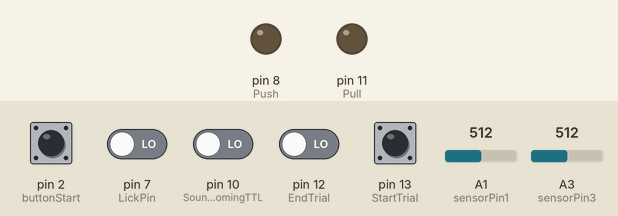
A sketch run on a simulated Arduino Uno, built with avr-gcc and run on an emulated ATmega328P. Shown: output pins drawn as LEDs (lit = HIGH). The inputs (shaded band) are chosen by the test bench; at power-on: pin 2 (buttonStart), pin 7 (LickPin), pin 10 (SoundIncomingTTL), pin 12 (EndTrial), pin 13 (StartTrial) LOW, A3 (sensorPin3) = 512, A1 (sensorPin1) = 512. What the sketch prints to the serial monitor is not drawn.

Above: at 1.2 s.
1.3 s: pin 2 (buttonStart) pulled HIGH for 0.15 s
At 2.5 s:
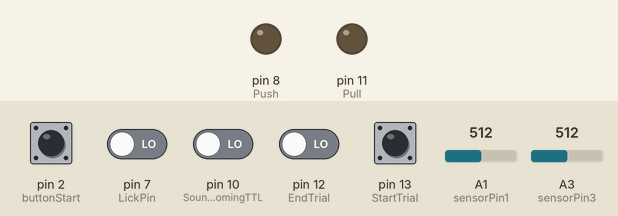
2.9 s: A3 (sensorPin3) set to 716
At 4.39 s:
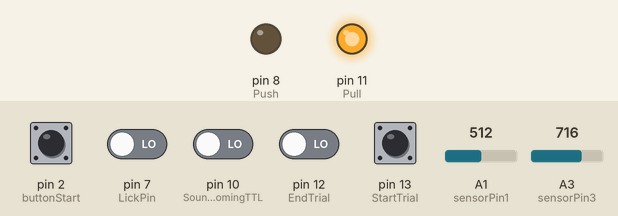
Timing chart, 0 to 11.9 s (numbered marks = the images above; inputs shaded):
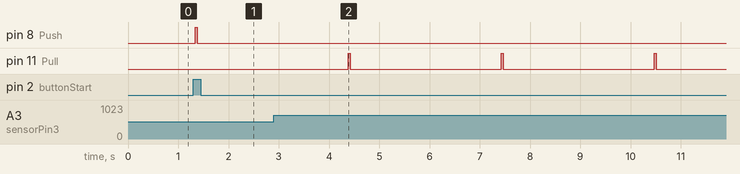

The sketch:

2ndArduino_Push.ino
```cpp
 //#include <Adafruit_MPR121.h>  // (Optional) Library for MPR121 touch sensor (currently not used)
#include <Wire.h>      // Include I2C communication library

// Analog sensor pins for potentiometers (e.g., joystick X and Y)
int sensorPin1 = A1;    // Input for potentiometer 1 (X-axis)
int sensorPin3 = A3;    // Input for potentiometer 2 (Y-axis)
int interval_randomtime = 0;  // Variable for random timing intervals (unused here)

// Digital input/output pins for behavioral events
const int LickPin = 7;          // Digital input for lick detection
unsigned long Time = 0;         // Global time variable for delays
const int Push = 8;             // Digital output for "push" action
const int Pull = 11;            // Digital output for "pull" action

// Trial control pins: used to signal start/end of a trial and incoming sound TTL
const int StartTrial = 13;      // Digital input for trial start
const int EndTrial = 12;        // Digital input for trial end
const int SoundIncomingTTL = 10;// Digital input for incoming sound TTL signal

// Variables for storing digital input states
int StartState = 0;
int EndState = 0;
int SoundITTlState = 0;

// "Candado" means "lock" in Spanish. These variables act as flags to prevent repeated actions.
int Candado = 0;
int Candado2 = 0;
int Candado3 = 0;

int LickState = 0;        // State of the lick sensor
int ButtonState = 0;      // State of the start button
int buttonStart = 2;      // Digital input for the start button

// Function prototype to compute the median from an array of samples
int getMedian(int values[], int size);
const int SamplesforMedian = 100;  // Number of samples to use for median filtering

// Variables and arrays for smoothing sensor readings using a moving average

// For X-axis sensor:
const int numReadings = 12;     // Number of readings for moving average (X-axis)
int readings[numReadings];      // Array to hold readings for X-axis
int readIndex_X = 0;            // Current index for X-axis readings
int total_X = 0;                // Running total for X-axis readings
int average_X = 0;              // Computed average for X-axis

// For Y-axis sensor:
const int numReadings2 = 12;    // Number of readings for moving average (Y-axis)
int readings2[numReadings2];    // Array to hold readings for Y-axis
int readIndex_Y = 0;            // Current index for Y-axis readings
int total_Y = 0;                // Running total for Y-axis readings
int average_Y = 0;              // Computed average for Y-axis

// Variables to store the median values (baseline thresholds) of each potentiometer
int pot2Median;
int pot1Median;

// Calibration values (original comment noted: "10 values are closed to 1mm displacement")
// Current calibration values used in the code:
int PushValue = 511;
int PushValueYaxis = 514;
int PullValue = 300;
int PullValueYaxis = 300;

int sensorValue1 = 0;  // Smoothed sensor value from sensorPin1 (X-axis)
int sensorValue3 = 0;  // Smoothed sensor value from sensorPin3 (Y-axis)

int Start = 0;       // Flag indicating that the trial has started

//------------------------------------------------------
// Setup function: runs once at startup
//------------------------------------------------------
void setup() {
  Serial.begin(500000); // Initialize serial communication at 500000 baud

  // Set the pin modes for inputs and outputs
  pinMode(LickPin, INPUT);
  pinMode(buttonStart, INPUT);
  pinMode(StartTrial, INPUT);
  pinMode(EndTrial, INPUT);
  pinMode(SoundIncomingTTL, INPUT);
  pinMode(Push, OUTPUT);
  pinMode(Pull, OUTPUT);

  // Initialize push and pull outputs to LOW
  digitalWrite(Push, LOW);
  digitalWrite(Pull, LOW);

  // Initialize the X-axis readings array with zeros
  for (int i = 0; i < numReadings; i++) {
    readings[i] = 0;
  }

  // (Optional) Additional initialization for sound input can be added here
  // pinMode(SoundWN, INPUT);
}

//------------------------------------------------------
// Main loop: runs repeatedly
//------------------------------------------------------
void loop() {
  // Get the current time in milliseconds
  unsigned long currentMillis = millis();

  // Read the state of the start button
  ButtonState = digitalRead(buttonStart);

  // If the start button is pressed, begin the trial sequence
  if (ButtonState == HIGH) {
    Start = 1;
    // Log trial start event (format: timestamp.eventCode.value)
    Serial.print(currentMillis); Serial.print("."); Serial.print(50); Serial.print("."); Serial.println(1);
    // Example: sfx.playTrack("T06     WAV");  // Trigger a sound effect (currently commented out)

    // Capture multiple samples to determine the baseline (median) for each sensor
    int pot1Samples[SamplesforMedian];
    int pot2Samples[SamplesforMedian];
    for (int i = 0; i < SamplesforMedian; i++) {
      pot1Samples[i] = analogRead(sensorPin1);
      pot2Samples[i] = analogRead(sensorPin3);
    }
    // Calculate median values to use as baseline thresholds
    pot1Median = getMedian(pot1Samples, SamplesforMedian);
    pot2Median = getMedian(pot2Samples, SamplesforMedian);

    // Main trial loop: continues as long as the Start flag is true
    while (Start == 1) {
      // Read current sensor values and digital states
      sensorValue1 = analogRead(sensorPin1);
      sensorValue3 = analogRead(sensorPin3);
      LickState = digitalRead(LickPin);
      StartState = digitalRead(StartTrial);
      EndState = digitalRead(EndTrial);
      SoundITTlState = digitalRead(SoundIncomingTTL);

      // Update the smoothed sensor values using a moving average and log them
      Joystick();
      currentMillis = millis();  // Update current time


      // Set the lock flag to allow one action per cycle
      Candado = 1;

      // Check for a "push" event:
      // If the X-axis sensor value is slightly below its baseline (median minus 4 units)
      // and the Y-axis sensor is at or below its baseline, then execute the push action.
      if (sensorValue1 <= pot1Median - 4 && sensorValue3 <= pot2Median && Candado == 1) {
        Joystick();           // Update joystick values
        Candado = 0;          // Lock to prevent immediate repeated action
        digitalWrite(Push, HIGH);  // Activate push output
        Serial.print(currentMillis); Serial.print("."); Serial.print(55); Serial.print("."); Serial.println(1);
        delay(40);            // Brief delay while push is active
        digitalWrite(Push, LOW);   // Deactivate push output

        // Wait for 3000 ms while continuously updating joystick values
        Time = millis();
        while (millis() - Time <= 3000) {
          Joystick();
        }
      }

      // Check for a "pull" event:
      // If the X-axis sensor value is at or above its baseline and the Y-axis sensor value
      // is significantly above its baseline (by 70 units), then execute the pull action.
      if (sensorValue1 >= pot1Median && sensorValue3 >= pot2Median + 70 && Candado == 1) {
        Joystick();           // Update joystick values
        Candado = 0;          // Lock to prevent immediate repeated action
        digitalWrite(Pull, HIGH);  // Activate pull output
        Serial.print(currentMillis); Serial.print("."); Serial.print(66); Serial.print("."); Serial.println(1);
        delay(40);            // Brief delay while pull is active
        digitalWrite(Pull, LOW);   // Deactivate pull output

        // Wait for 3000 ms while continuously updating joystick values
        Time = millis();
        while (millis() - Time <= 3000) {
          Joystick();
        }
      }


      // Check if the lick sensor is activated; if so, log the event
      if (LickState == HIGH) {
        Serial.print(currentMillis); Serial.print("."); Serial.print(17); Serial.print("."); Serial.println(1);
      }
      // (No action is taken when the lick sensor is not active)
    }
  }
}

//------------------------------------------------------
// Function: getMedian
// Purpose: Calculate the median of an array of integer values.
// The function sorts the array and returns the median value.
//------------------------------------------------------
int getMedian(int values[], int size) {
  // Sort the array using a simple bubble sort algorithm
  for (int i = 0; i < size - 1; i++) {
    for (int j = i + 1; j < size; j++) {
      if (values[i] > values[j]) {
        int temp = values[i];
        values[i] = values[j];
        values[j] = temp;
      }
    }
  }

  // Calculate and return the median
  if (size % 2 == 0) {
    return (values[size / 2 - 1] + values[size / 2]) / 2;
  } else {
    return values[size / 2];
  }
}

//------------------------------------------------------
// Function: Joystick
// Purpose: Smooth the analog sensor readings for both X and Y axes using a moving average filter.
//          The function updates the sensor values and logs them via serial.
//------------------------------------------------------
void Joystick() {
  unsigned long currentMillis = millis();

  // Subtract the oldest reading from the totals
  total_X = total_X - readings[readIndex_X];
  total_Y = total_Y - readings2[readIndex_Y];

  // Read new sensor values from the analog inputs
  readings[readIndex_X] = analogRead(sensorPin1);
  readings2[readIndex_Y] = analogRead(sensorPin3);

  // Add the new readings to the totals
  total_X = total_X + readings[readIndex_X];
  total_Y = total_Y + readings2[readIndex_Y];

  // Advance to the next index in the arrays
  readIndex_X++;
  readIndex_Y++;

  // Wrap around to the beginning of the arrays if the end is reached
  if (readIndex_X >= numReadings) {
    readIndex_X = 0;
  }
  if (readIndex_Y >= numReadings2) {
    readIndex_Y = 0;
  }

  // Calculate the moving averages for both sensors
  average_X = total_X / numReadings;
  average_Y = total_Y / numReadings2;

  // Update the sensor values with the computed averages
  sensorValue1 = average_X;
  sensorValue3 = average_Y;

  // Log the smoothed sensor values via serial with timestamps
  Serial.print(currentMillis); Serial.print("."); Serial.print(1); Serial.print("."); Serial.println(sensorValue1);
  Serial.print(currentMillis); Serial.print("."); Serial.print(2); Serial.print("."); Serial.println(sensorValue3);

  // (Optional) Debugging prints are commented out below:
  // Serial.print("JS_X:");
  // Serial.print(average_X);
  // Serial.print(",");
  // Serial.print("JS_Y:");
  // Serial.println(average_Y);
  // delay(20);
}

//------------------------------------------------------
// Function: Interval
// Purpose: Maintain a delay interval while continuously updating joystick readings.
//------------------------------------------------------
void Interval() {
  Time = millis();
  interval_randomtime = 1000;  // Set the interval duration to 1000 ms
  while (millis() - Time <= interval_randomtime) {
    Joystick();  // Continuously update joystick values during the interval
  }
}
```

Measured:
- after the input at 1.3 s, pin 8 (Push): LOW → HIGH at once, → LOW 0.04 s later
- after the input at 2.9 s, pin 11 (Pull): alternates HIGH for 0.04 s and LOW for 3.0 s, starting after 1.5 s
